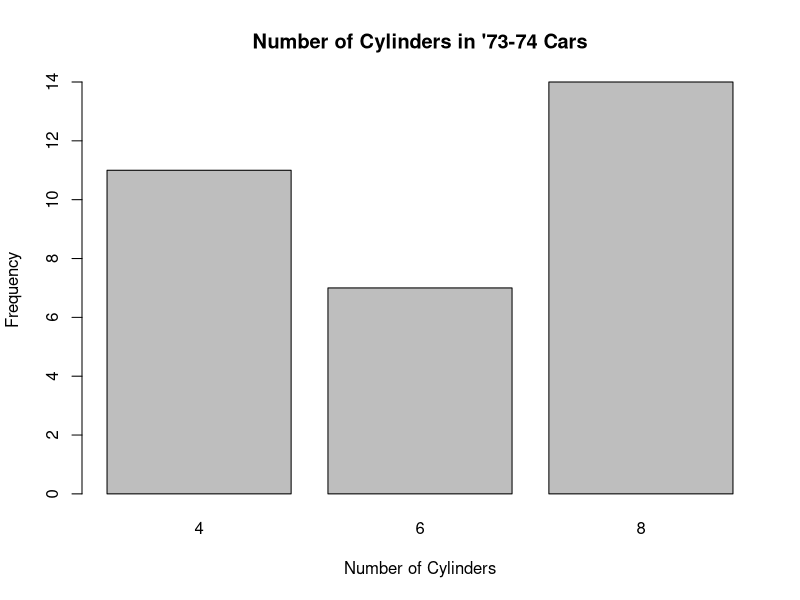
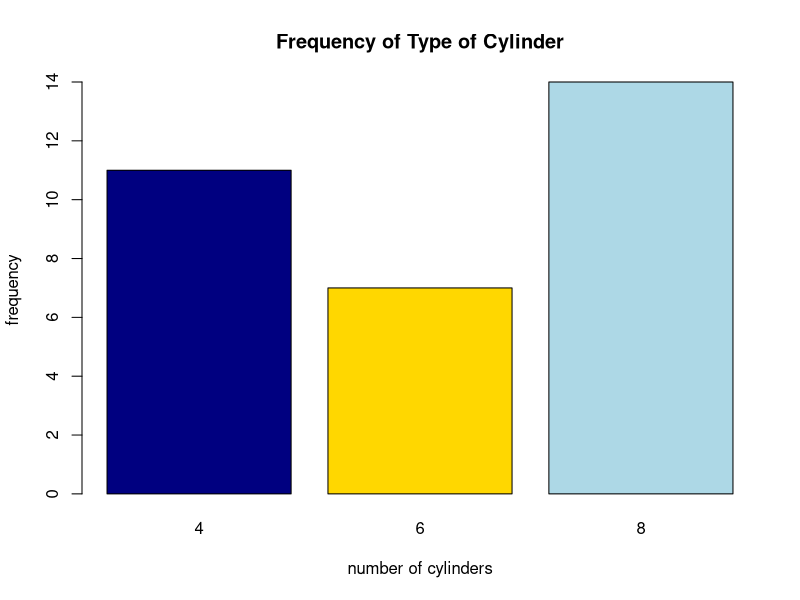
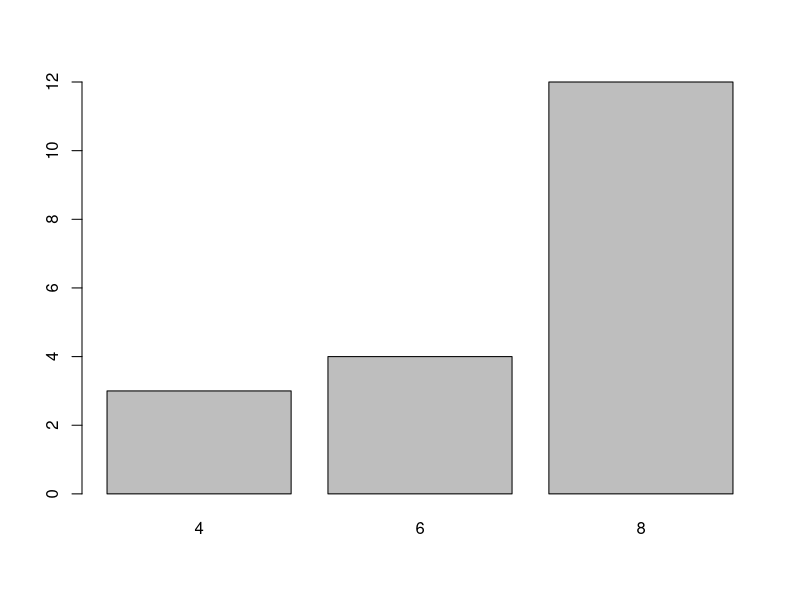
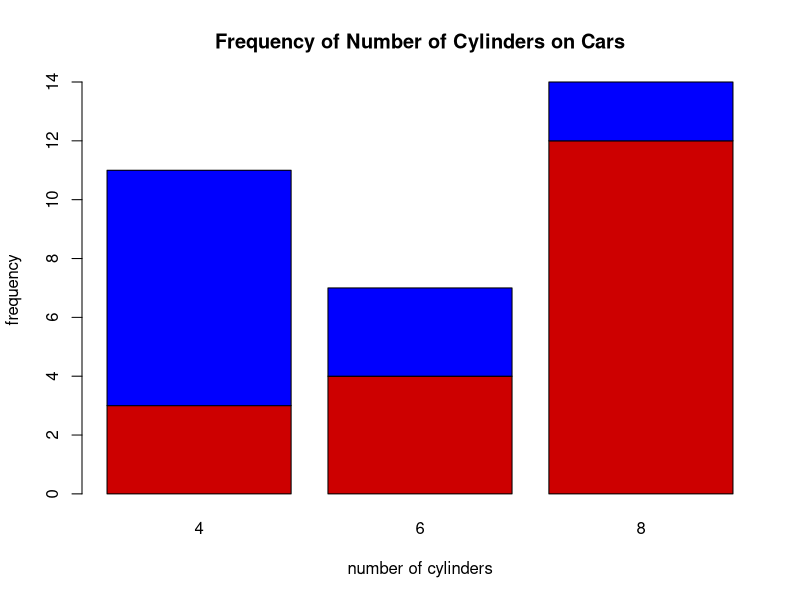
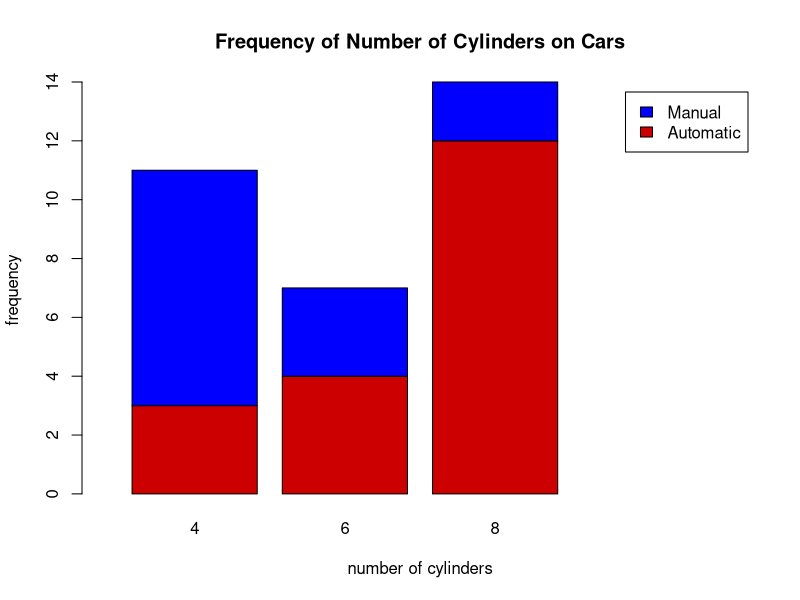
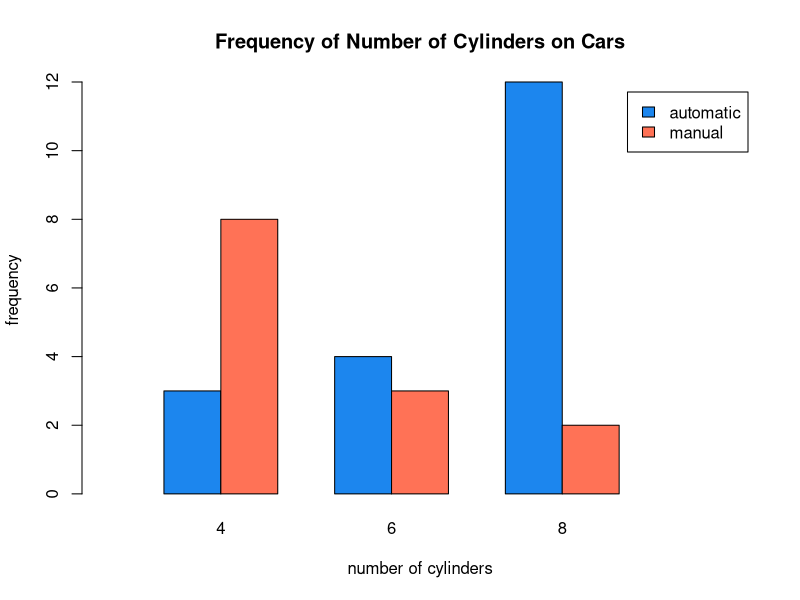
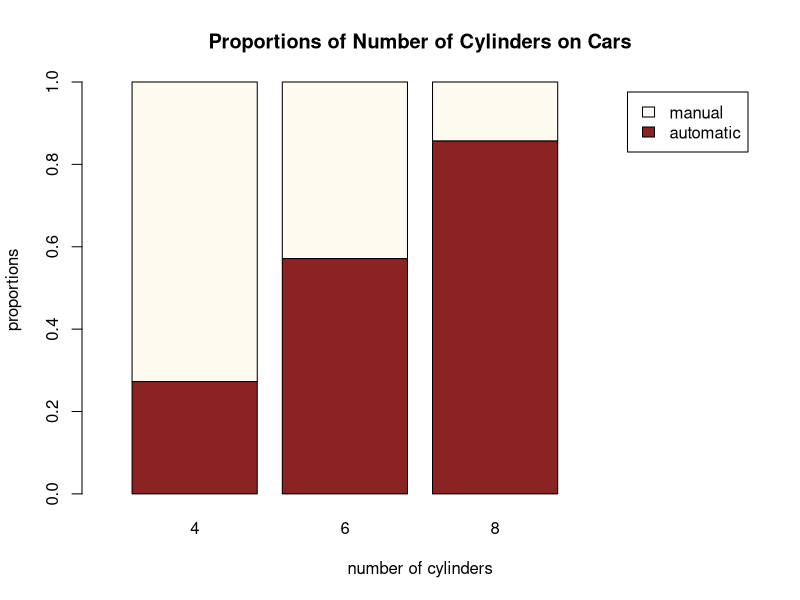
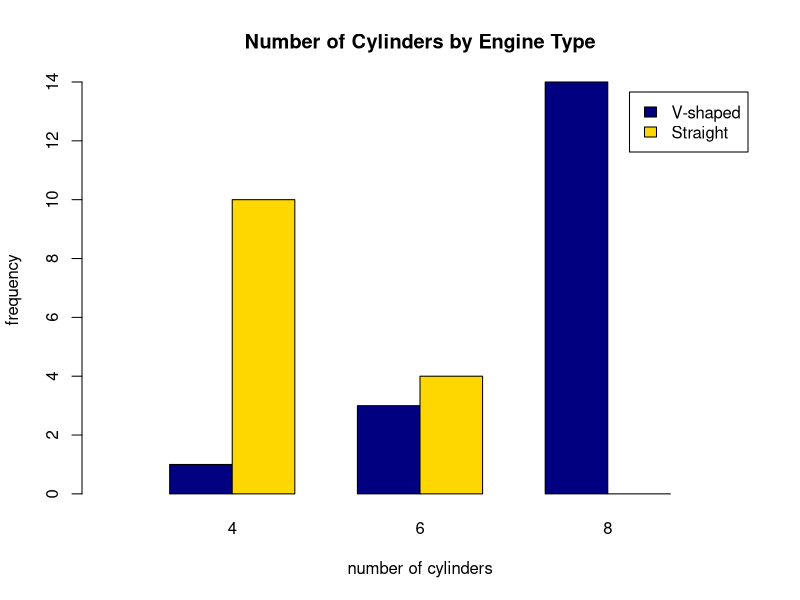

The R source for these figures, in order:
## ---- chunk 1
knitr::opts_chunk$set(echo = TRUE, error = TRUE)
## ---- chunk 2
data(mtcars)
head(mtcars)
## ---- chunk 3
table(mtcars$cyl, mtcars$am)
## ---- chunk 4
# Bar graph of number of cylinders in cars in this data set
barplot(table(mtcars$cyl),
        main = "Number of Cylinders in '73-74 Cars",
        xlab = "Number of Cylinders",
        ylab = "Frequency",
        )
## ---- chunk 5

## ---- chunk 6
barplot(
  table(mtcars$cyl),
  main = "Frequency of Type of Cylinder",
  xlab = "number of cylinders",
  ylab = "frequency",
  col = c("navy", "gold", "lightblue")
  )
## ---- chunk 7
automatic.cars = mtcars[mtcars$am == 0,]
head(automatic.cars)

barplot(table(automatic.cars$cyl))
## ---- chunk 8
barplot(table(mtcars$am, mtcars$cyl),
        main = "Frequency of Number of Cylinders on Cars",
        xlab = "number of cylinders",
        ylab = "frequency",
        col = c("red3", "blue1") )

## ---- chunk 9
table(mtcars$am, mtcars$cyl)
## ---- chunk 10
barplot(table(mtcars$am, mtcars$cyl),
        main = "Frequency of Number of Cylinders on Cars",
        xlab = "number of cylinders",
        ylab = "frequency",
        col = c("red3", "blue1"),
        legend.text = c("Automatic", "Manual"), # legend labels in same order as their colors
        xlim = c(0,5) 
        )
        
## ---- chunk 11
barplot(table(mtcars$am, mtcars$cyl),
        main = "Frequency of Number of Cylinders on Cars",
        beside = TRUE,
        xlab = "number of cylinders",
        ylab = "frequency",
        col = c("dodgerblue2","coral1"),
        legend.text = c("automatic" ,"manual"),
        xlim = c(0,11)
        )
## ---- chunk 12
barplot( prop.table( table(mtcars$am, mtcars$cyl), 2),
         main = "Proportions of Number of Cylinders on Cars",
         xlab = "number of cylinders",
         ylab = "proportions",
         col = c("brown4","floralwhite"),
         legend.text = c("automatic" ,"manual"),
         xlim = c(0,5) )
## ---- chunk 13
barplot(table(mtcars$vs, mtcars$cyl),
        main = "Number of Cylinders by Engine Type",
        beside = TRUE,
        xlab = "number of cylinders",
        ylab = "frequency",
        col = c("navy", "gold"),
        legend.text = c("V-shaped", "Straight"),
        xlim = c(0, 10)
        )
## ---- chunk 14
barplot(prop.table(table(mtcars$vs, mtcars$cyl), 2),
        main = "Number of Cylinders by Engine Type",
        xlab = "number of cylinders",
        ylab = "frequency",
        col = c("navy", "gold"),
        legend.text = c("V-shaped", "Straight"),
        xlim = c(0, 10)
        )
## ---- chunk 15

## ---- chunk 16
table(mtcars$cyl)
## ---- chunk 17
pie(
  table(mtcars$cyl),
  labels = c("4 cyl", "6 cyl", "8 cyl")
    )
